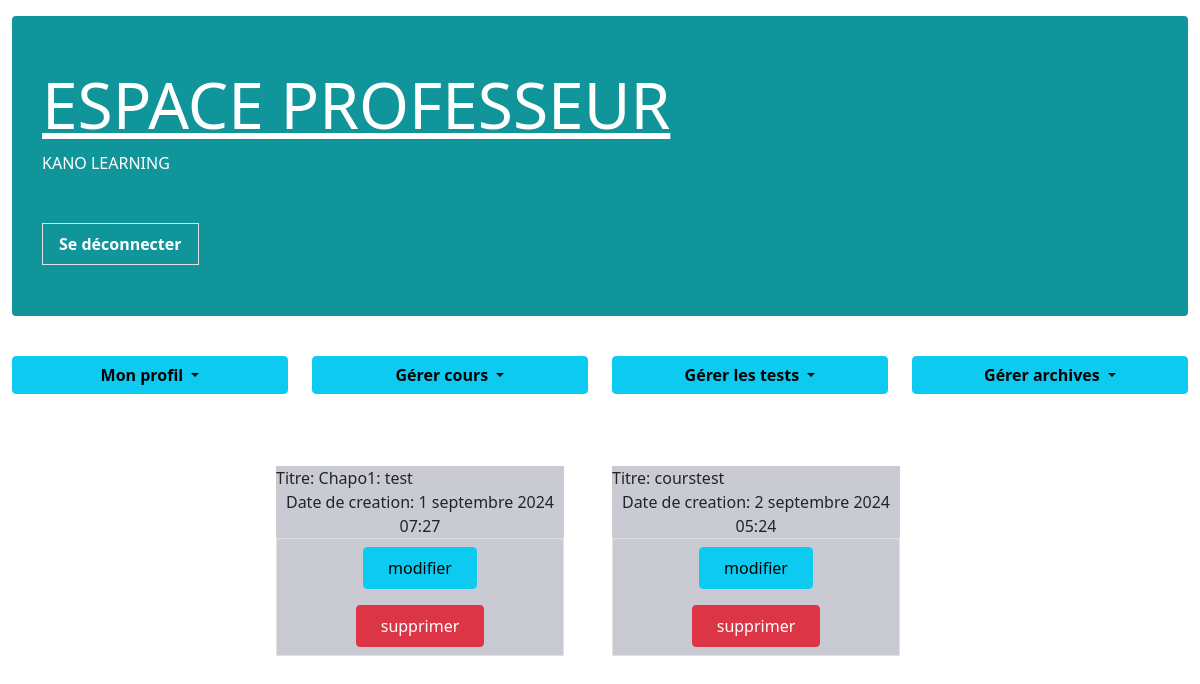
Page /cours_matiere_prof/1/ (signed in) on the earlier database version.
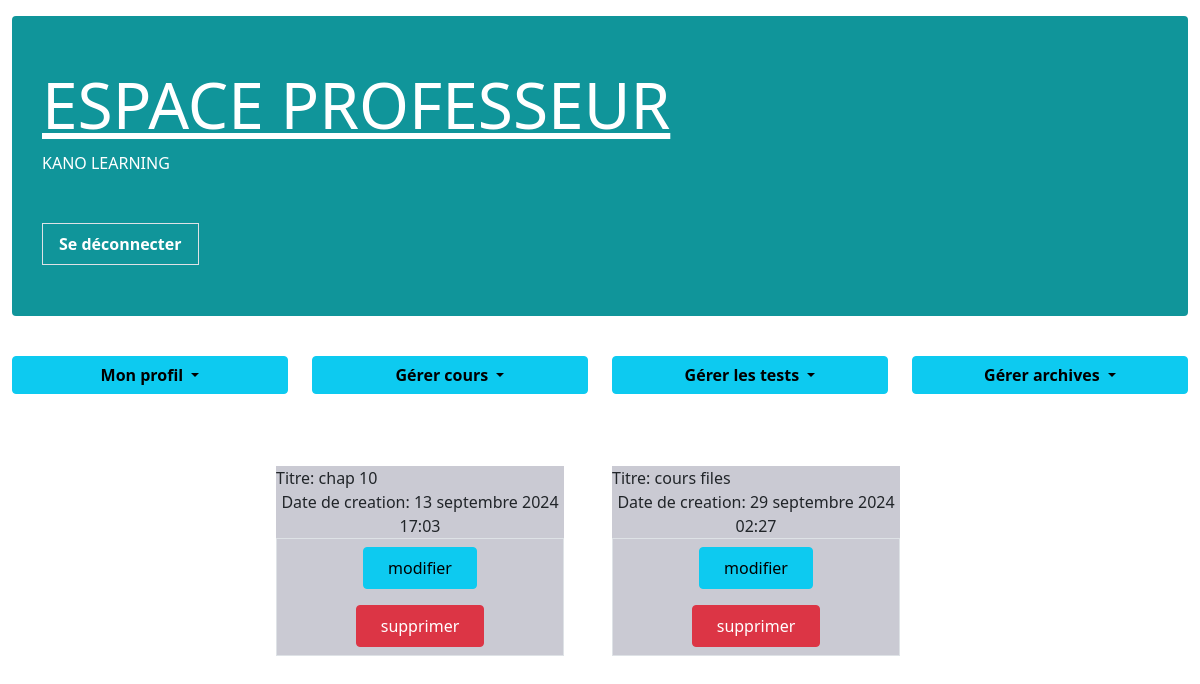
Same page on the later database version.
### home/models.py (models this page shows, shortened)
class Cours(models.Model):
    titre = models.CharField(max_length=255)
    profil_cours = models.ImageField(upload_to='image', null=True, blank=True)
    intoduction = models.TextField(null=True, blank=True)
    resume = models.TextField(null=True, blank=True)
    document = models.FileField(upload_to='documents/', null=True, blank=True)
    choix_matiere = models.ForeignKey ('Matiere', on_delete=models.CASCADE)
    choix_classe = models.ForeignKey ('Classe', on_delete=models.CASCADE)
    Date_creation = models.DateTimeField(auto_now_add=True)  # Date et heure de création
    Date_modif = models.DateTimeField(auto_now=True)  # Date et heure de mise à jour
    temps_etudes = models.IntegerField()

### home/views.py (the view)
# urls.py: path('cours_matiere_prof/<int:id_matiere_prof>/', views.cours_prof, name='cours_matiere_prof'),
@login_required(login_url='/index_prof/')
def cours_prof(request, id_matiere_prof):
    matiere = get_object_or_404(Matiere, id=id_matiere_prof)
    cours = Cours.objects.filter(choix_matiere=matiere) # Permet d'indiqueer que nous voulons  filtrer les cours dont la matière correspond à l’objet matiere spécifié
    context = {"cours": cours, "matieres": matiere}  # Contexte pour le template
    return render(request, "home/professeur/cours_prof.html", context)  # Rendre le template avec le contexte

### home/templates/home/professeur/cours_prof.html
{% extends 'home/professeur/prof_base.html' %}
{% block content %}
  {% load static %}
  <div class="container-fluid row mt-5 text-center justify-content-center">
    {% for cours in cours %}
      <div class="col-3  m-4 text-black" style="background-color: rgb(202, 202, 211);">
        <div class="row">Titre: {{ cours.titre }}</div>
        <div class="row">Date de creation: {{ cours.Date_creation }}</div>
        <div class="row border border-top">
          <div class="col">
            <a href="{% url "modifier_cours" cours.id %}" class="btn btn-info py-md-2 px-md-4 font-weight-semi-bold mt-2 mb-2 border-right">modifier</a>
          </div>
          <div class="col">
            <a href="{% url "delete_cours" cours.id %}" class="btn btn-danger py-md-2 px-md-4 font-weight-semi-bold mt-2 mb-2">supprimer</a>
          </div>
        </div>
      </div>
    {% endfor %}
  </div>
{% endblock %}

Differences in the rows shown:
removed Cours: titre "Chapo1: test", Date_creation "1 septembre 2024 07:27"
removed Cours: titre "courstest", Date_creation "2 septembre 2024 05:24"
added Cours: titre "chap 10", Date_creation "13 septembre 2024 17:03"
added Cours: titre "cours files", Date_creation "29 septembre 2024 02:27"
